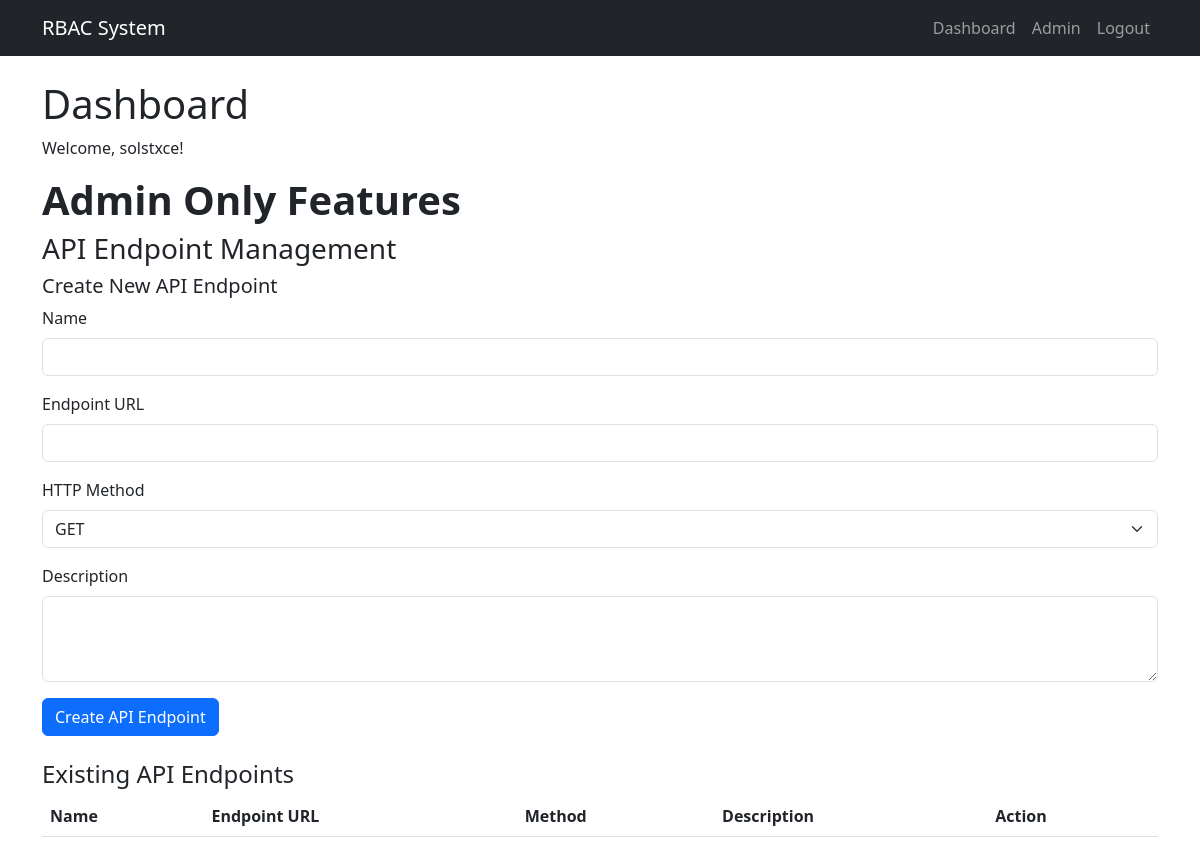
The page /dashboard (signed in) on the database as committed earlier.
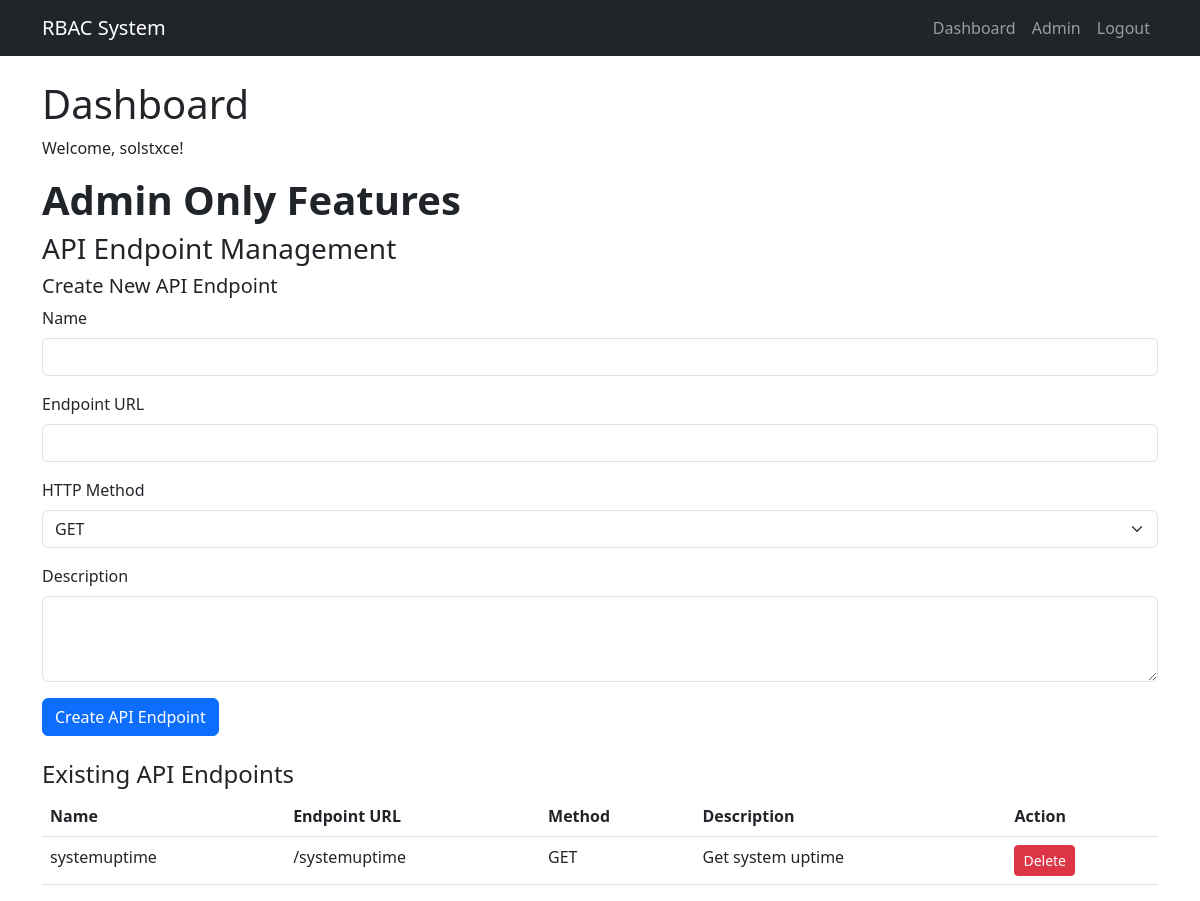
The same page on the database as committed later.
### tables this page shows
CREATE TABLE users (id INTEGER PRIMARY KEY, username TEXT, password TEXT, role TEXT, totp_secret TEXT);

CREATE TABLE api_endpoints (
            id INTEGER PRIMARY KEY,
            name TEXT UNIQUE,
            endpoint TEXT UNIQUE,
            method TEXT,
            description TEXT
        );

### app.py (the view, shortened to what this page needs)
@app.route('/dashboard', methods=['GET', 'POST'])
@login_required
def dashboard():
    db = get_db()
    user_role = session.get('role')
    if user_role == 'admin':
        users = db.execute('SELECT id, username, role FROM users').fetchall()
        roles = db.execute('SELECT name FROM roles').fetchall()
        api_endpoints = db.execute('SELECT * FROM api_endpoints').fetchall()
    else:
        users = roles = api_endpoints = None
    return render_template('dashboard.html', user_role=user_role, users=users, roles=roles, api_endpoints=api_endpoints)

### app.py (called while the page is built)
def login_required(f):
    @wraps(f)
    def decorated_function(*args, **kwargs):
        if 'user_id' not in session:
            return redirect(url_for('login'))
        return f(*args, **kwargs)
    return decorated_function

def get_db():
    db = sqlite3.connect('rbac.db')
    db.row_factory = sqlite3.Row
    return db

### templates/dashboard.html (shortened to what this page needs)
{% extends "base.html" %}
{% block content %}
<h1>Dashboard</h1>
<p>Welcome, {{ session['username'] }}!</p>
{% if user_role == 'admin' %}
    <h1><strong>Admin Only Features</strong></h1>
    <h3>API Endpoint Management</h3>
    <h5>Create New API Endpoint</h5>
    <form action="{{ url_for('dashboard') }}" method="POST" class="mb-4">
        <div class="mb-3">
            <label for="name" class="form-label">Name</label>
            <input type="text" class="form-control" id="name" name="name" required>
        </div>
        <div class="mb-3">
            <label for="endpoint" class="form-label">Endpoint URL</label>
            <input type="text" class="form-control" id="endpoint" name="endpoint" required>
        </div>
        <div class="mb-3">
            <label for="method" class="form-label">HTTP Method</label>
            <select class="form-select" id="method" name="method" required>
                <option value="GET">GET</option>
            </select>
        </div>
        <div class="mb-3">
            <label for="description" class="form-label">Description</label>
            <textarea class="form-control" id="description" name="description" rows="3"></textarea>
        </div>
        <button type="submit" class="btn btn-primary">Create API Endpoint</button>
    </form>
    <h4>Existing API Endpoints</h4>
    <table class="table">
        <thead>
            <tr>
                <th>Name</th>
                <th>Endpoint URL</th>
                <th>Method</th>
                <th>Description</th>
                <th>Action</th>
            </tr>
        </thead>
        <tbody>
            {% for endpoint in api_endpoints %}
            <tr>
                <td>{{ endpoint['name'] }}</td>
                <td>{{ endpoint['endpoint'] }}</td>
                <td>{{ endpoint['method'] }}</td>
                <td>{{ endpoint['description'] }}</td>
                <td>
                    <form action="{{ url_for('dashboard') }}" method="POST" onsubmit="return confirm('Are you sure you want to delete this API endpoint?');">
                        <button type="submit" class="btn btn-danger btn-sm">Delete</button>
                    </form>
                </td>
            </tr>
            {% endfor %}
        </tbody>
    </table>
{% endif %}
{% endblock %}

Rows that differ between the two databases and show on the page:
no longer on this page (row unchanged): users: username "solstxce"
added api_endpoints: name "systemuptime", endpoint "/systemuptime", method "GET", description "Get system uptime"
Other text that changed with them:
{{ session['username'] }}: (not shown) → "solstxce"
